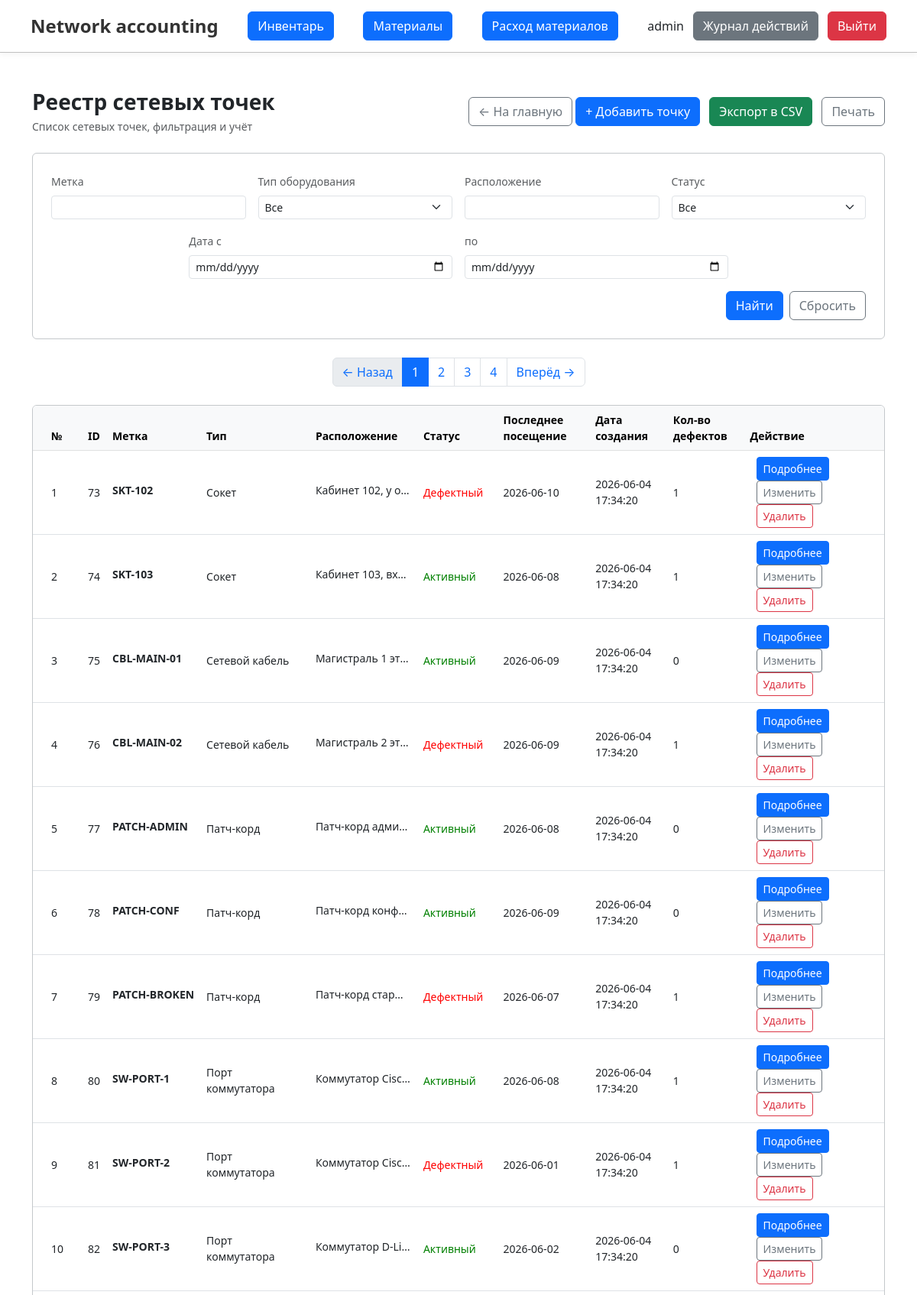
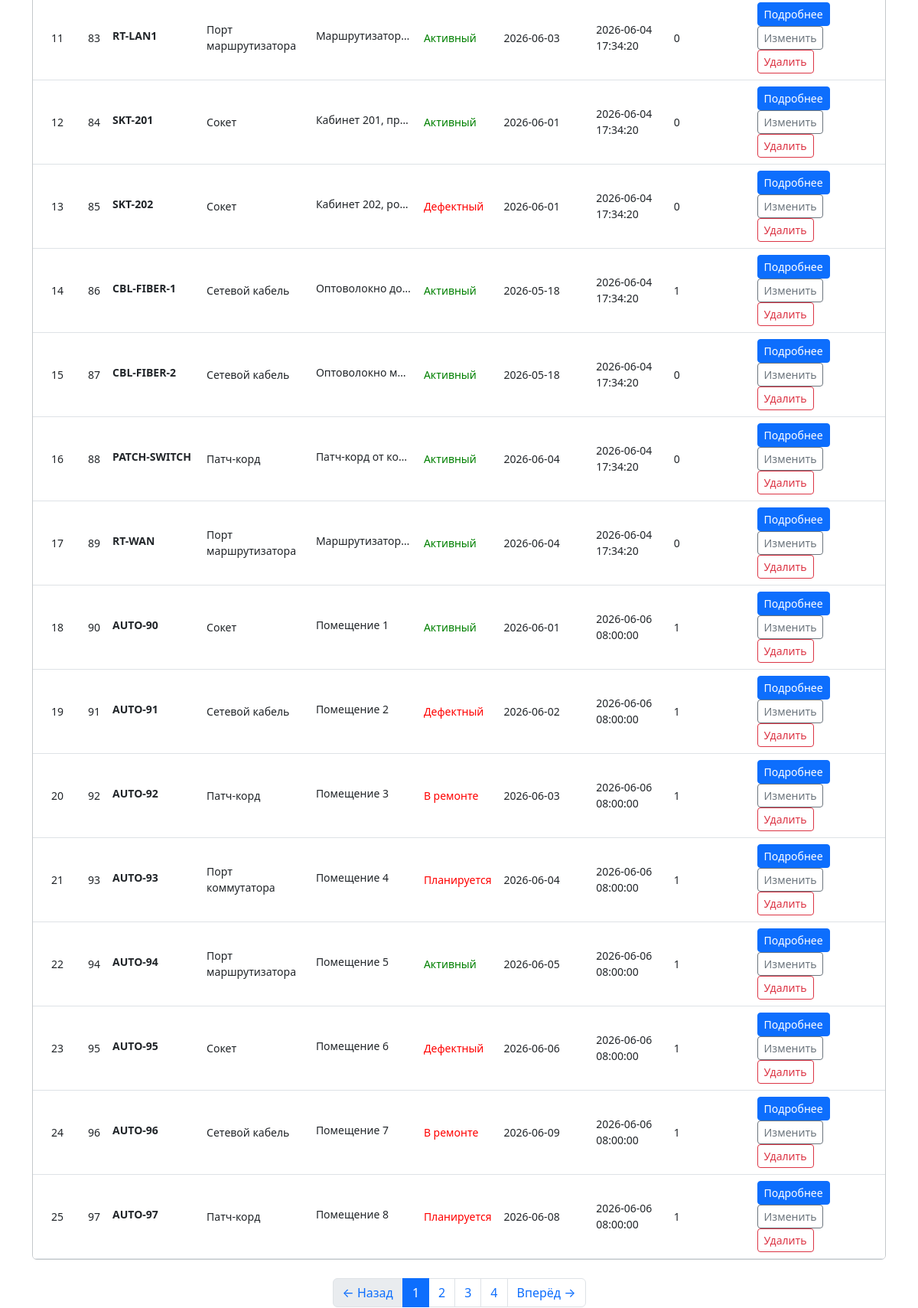
The page /controllers/inventory/inventory_view.php?action=index (signed in, upper part) on the database its author committed (2 pictures, top to bottom).
### tables this page shows
CREATE TABLE `network_points` (
  `id` int(11) NOT NULL AUTO_INCREMENT,
  `label` varchar(255) NOT NULL,
  `type` int(11) NOT NULL,
  `location` varchar(100) DEFAULT NULL,
  `status` int(11) NOT NULL,
  `last_check` date DEFAULT NULL,
  `point_created_at` timestamp NOT NULL DEFAULT current_timestamp(),
  `image_name` varchar(500) DEFAULT NULL,
  PRIMARY KEY (`id`),
  UNIQUE KEY `label` (`label`),
  KEY `fk_network_points_status` (`status`),
  KEY `fk_network_points_type` (`type`),
  CONSTRAINT `fk_network_points_status` FOREIGN KEY (`status`) REFERENCES `network_point_status` (`id`) ON UPDATE CASCADE,
  CONSTRAINT `fk_network_points_type` FOREIGN KEY (`type`) REFERENCES `network_point_type` (`id`) ON UPDATE CASCADE
);

CREATE TABLE `network_point_type` (
  `id` int(11) NOT NULL AUTO_INCREMENT,
  `name` varchar(255) NOT NULL,
  `display_name` varchar(255) NOT NULL,
  PRIMARY KEY (`id`)
);

CREATE TABLE `network_point_status` (
  `id` int(11) NOT NULL AUTO_INCREMENT,
  `name` varchar(255) NOT NULL,
  `display_name` varchar(255) NOT NULL,
  PRIMARY KEY (`id`)
);

### app/includes/functions.php (called while the page is built, shortened)
<?php
function getAllInventoryFiltered($pdo, $filter, $limit, $offset, $params = [])
{
    try {
        $sql = "SELECT
            network_points.id,
            network_points.label,
            network_points.location,
            network_points.last_check,
            network_points.point_created_at,
            network_points.image_name,
            network_point_type.display_name AS type,
            network_point_status.display_name AS status
        FROM network_points
        LEFT JOIN network_point_type ON network_points.type = network_point_type.id
        LEFT JOIN network_point_status ON network_points.status = network_point_status.id
        WHERE 1=1 $filter
        ORDER BY network_points.id
        LIMIT $limit OFFSET $offset";
        $stmt = $pdo->prepare($sql);
        $stmt->execute();
        return $stmt->fetchAll(PDO::FETCH_ASSOC);
    } catch (PDOException $error) {
        error_log("getAllInventoryFiltered Error: " . $error->getMessage());
        return [];
    }
}
?>

### app/view/inventory/inventory.php (the view, shortened to what this page needs)
<?php include '../../app/includes/header.php'; ?>
<div class="container my-5">
    <div class="row mb-4 align-items-center">
        <div class="col-md-6">
            <h1 class="h3 mb-1 fw-bold">Реестр сетевых точек</h1>
            <p class="text-muted small mb-0">Список сетевых точек, фильтрация и учёт</p>
        </div>
        <div class="col-md-6 text-md-end mt-3 mt-md-0">
            <a href="../../" class="btn btn-outline-secondary">
                &larr; На главную
            </a>
            <a href="../../app/view/inventory/insert_network_point.php" class="btn btn-primary">+ Добавить точку</a>
            <a href="../export_to_csv.php?type=network_points" class="btn btn-success ms-2">Экспорт в CSV</a>
            <button type="button" onclick="printDiv('printable-table')" class="btn btn-outline-secondary ms-2">Печать
            </button>
        </div>
    </div>
    <div class="row mb-4">
        <div class="col-12">
            <div class="card border-secondary-subtle bg-white">
                <div class="card-body p-4">
                    <form method="get" class="row g-3" style="justify-content: center">
                        <div class="col-md-3">
                            <label class="form-label small fw-medium text-muted">Метка</label>
                            <input type="text" name="label" class="form-control form-control-sm"
                                   value="<?= htmlspecialchars($_GET['label'] ?? '') ?>">
                        </div>
                        <div class="col-md-3">
                            <label class="form-label small fw-medium text-muted">Тип оборудования</label>
                            <select name="type" class="form-select form-select-sm">
                                <option value="">Все</option>
                            </select>
                        </div>
                        <div class="col-md-3">
                            <label class="form-label small fw-medium text-muted">Расположение</label>
                            <input type="text" name="location" class="form-control form-control-sm"
                                   value="<?= htmlspecialchars($_GET['location'] ?? '') ?>">
                        </div>
                        <div class="col-md-3">
                            <label class="form-label small fw-medium text-muted">Статус</label>
                            <select name="status" class="form-select form-select-sm">
                                <option value="">Все</option>
                            </select>
                        </div>
                        <div class="col-md-4">
                            <label class="form-label small fw-medium text-muted">Дата с</label>
                            <input type="date" name="date_from" class="form-control form-control-sm"
                                   value="<?= htmlspecialchars($_GET['date_from'] ?? ''); ?>">
                        </div>
                        <div class="col-md-4">
                            <label class="form-label small fw-medium text-muted">по</label>
                            <input type="date" name="date_to" class="form-control form-control-sm"
                                   value="<?= htmlspecialchars($_GET['date_to'] ?? ''); ?>">
                        </div>
                        <div class="col-12 d-flex justify-content-end gap-2 mt-3">
                            <button type="submit" class="btn btn-primary">Найти</button>
                            <a href="?action=index" class="btn btn-outline-secondary">Сбросить</a>
                        </div>
                    </form>
                </div>
            </div>
        </div>
    </div>
    <?php if (isset($pages) && $pages > 1): ?>
        <div class="mb-4">
            <nav>
                <ul class="pagination justify-content-center">
                    <li class="page-item <?= ($page <= 1) ? 'disabled' : '' ?>">
                        <?php
                        $prevParams = array_merge($_GET, ['action' => 'index', 'page' => max(1, $page - 1)]);
                        ?>
                        <a class="page-link text-primary" href="?<?= http_build_query($prevParams) ?>">
                            &larr; Назад
                        </a>
                    </li>
                    <?php for ($i = 1; $i <= $pages; $i++): ?>
                        <li class="page-item <?= ($i == $page) ? 'active' : '' ?>">
                            <?php
                            $pageParams = array_merge($_GET, ['action' => 'index', 'page' => $i]);
                            ?>
                            <a class="page-link" href="?<?= http_build_query($pageParams) ?>">
                                <?= $i ?>
                            </a>
                        </li>
                    <?php endfor; ?>
                    <li class="page-item <?= ($page >= $pages) ? 'disabled' : '' ?>">
                        <?php
                        $nextParams = array_merge($_GET, ['action' => 'index', 'page' => min($pages, $page + 1)]);
                        ?>
                        <a class="page-link text-primary" href="?<?= http_build_query($nextParams) ?>">
                            Вперёд &rarr;
                        </a>
                    </li>
                </ul>
            </nav>
        </div>
    <?php endif; ?>
    <div id="printable-table" class="row mb-4">
        <div class="col-12">
            <div class="table-responsive card border-secondary-subtle bg-white">
                <table class="table table-hover align-middle mb-0">
                    <thead class="table-light text-muted small">
                    <tr>
                        <th class="ps-4">№</th>
                        <?php if (($_SESSION['user_info']['role'] ?? 'null') === 'admin'): ?>
                            <th class="ps-4">ID</th>
                        <?php endif; ?>
                        <th>Метка</th>
                        <th>Тип</th>
                        <th>Расположение</th>
                        <th>Статус</th>
                        <th>Последнее посещение</th>
                        <th>Дата создания</th>
                        <th>Кол-во дефектов</th>
                        <th class="pe-4">Действие</th>
                    </tr>
                    </thead>
                    <tbody class="small">
                    <?php if (empty($points)): ?>
                        <tr>
                            <td colspan="9" class="text-center text-muted py-4">Нет данных</td>
                        </tr>
                    <?php else: ?>
                        <?php foreach ($points as $point): ?>
                            <tr>
                                <td class="ps-4"><?= $offset++ + 1 ?></td>
                                <?php if (($_SESSION['user_info']['role'] ?? 'null') == 'admin'): ?>
                                    <td class="ps-4"><?= $point['id'] ?></td>
                                <?php endif; ?>
                                <td><strong class="text-truncate d-inline-block"
                                            style="max-width: 125px"><?= htmlspecialchars($point['label']) ?></strong>
                                </td>
                                <td><?= htmlspecialchars($point['type']) ?></td>
                                <td>
                            <span class="text-truncate d-inline-block"
                                  style="max-width: 125px"><?= htmlspecialchars($point['location']) ?></span>
                                </td>
                                <td>
                                    <span style="color: <?= $point['status'] == 'Активный' ? 'green' : 'red' ?>"><?= htmlspecialchars($point['status']) ?></span>
                                </td>
                                <td>
                                    <?php
                                    if (!empty($point['last_check'])) {
                                        echo htmlspecialchars($point['last_check']);
                                    } else {
                                        echo '-';
                                    }
                                    ?>
                                </td>
                                <td><?php echo htmlspecialchars($point['point_created_at']) ?></td>
                                <td>
                                    <?php
                                    $sql = "SELECT COUNT(*) as defect_count FROM defects WHERE point_id = :point_id";
                                    $stmt = $pdo->prepare($sql);
                                    $stmt->execute(['point_id' => $point['id']]);
                                    echo $stmt->fetchColumn();
                                    ?>
                                </td>
                                <td class="pe-4">
                                    <a href="../defects/defects_view.php?point_id=<?= $point['id'] ?>"
                                       class="btn btn-primary btn-sm ms-2">Подробнее</a>
                                    <?php if (isset($_SESSION['user_info']) && !empty($_SESSION['user_info'])): ?>
                                        <a href="../../app/view/inventory/update_network_point.php?id=<?php echo htmlspecialchars($point['id']); ?>"
                                           class="btn btn-outline-secondary btn-sm ms-2">Изменить</a>
                                        <a href="./delete_network_point.php?id=<?php echo htmlspecialchars($point['id']); ?>"
                                           class="btn btn-outline-danger btn-sm ms-2"
                                           onclick="return confirm('Удалить точку?')">Удалить</a>
                                    <?php endif; ?>
                                </td>
                            </tr>
                        <?php endforeach; ?>
                    <?php endif; ?>
                    </tbody>
                </table>
            </div>
        </div>
    </div>
    <?php if (isset($pages) && $pages > 1): ?>
        <div class="mb-4">
            <nav>
                <ul class="pagination justify-content-center">
                    <li class="page-item <?= ($page <= 1) ? 'disabled' : '' ?>">
                        <?php
                        $prevParams = array_merge($_GET, ['action' => 'index', 'page' => max(1, $page - 1)]);
                        ?>
                        <a class="page-link text-primary" href="?<?= http_build_query($prevParams) ?>">
                            &larr; Назад
                        </a>
                    </li>
                    <?php for ($i = 1; $i <= $pages; $i++): ?>
                        <li class="page-item <?= ($i == $page) ? 'active' : '' ?>">
                            <?php
                            $pageParams = array_merge($_GET, ['action' => 'index', 'page' => $i]);
                            ?>
                            <a class="page-link" href="?<?= http_build_query($pageParams) ?>">
                                <?= $i ?>
                            </a>
                        </li>
                    <?php endfor; ?>
                    <li class="page-item <?= ($page >= $pages) ? 'disabled' : '' ?>">
                        <?php
                        $nextParams = array_merge($_GET, ['action' => 'index', 'page' => min($pages, $page + 1)]);
                        ?>
                        <a class="page-link text-primary" href="?<?= http_build_query($nextParams) ?>">
                            Вперёд &rarr;
                        </a>
                    </li>
                </ul>
            </nav>
        </div>
    <?php endif; ?>
</div>
<?php include '../../app/includes/footer.php'; ?>

### public/assets/css/style.css (style rules this page uses)
html, body { height: 100%; margin: 0; padding: 0; }
body { display: flex; flex-direction: column; min-height: 100vh; }

### rows shown on the page
network_points: offset "1", id "73", label "SKT-102", type.display_name "Сокет", location "Кабинет 102, у о…", status.display_name "Дефектный", last_check "2026-06-10", point_created_at "2026-06-04 17:34:20", fetchColumn "1"
network_points: offset "2", id "74", label "SKT-103", type.display_name "Сокет", location "Кабинет 103, вх…", status.display_name "Активный", last_check "2026-06-08", point_created_at "2026-06-04 17:34:20", fetchColumn "1"
network_points: offset "3", id "75", label "CBL-MAIN-01", type.display_name "Сетевой кабель", location "Магистраль 1 эт…", status.display_name "Активный", last_check "2026-06-09", point_created_at "2026-06-04 17:34:20", fetchColumn "0"
network_points: offset "4", id "76", label "CBL-MAIN-02", type.display_name "Сетевой кабель", location "Магистраль 2 эт…", status.display_name "Дефектный", last_check "2026-06-09", point_created_at "2026-06-04 17:34:20", fetchColumn "1"
network_points: offset "5", id "77", label "PATCH-ADMIN", type.display_name "Патч-корд", location "Патч-корд адми…", status.display_name "Активный", last_check "2026-06-08", point_created_at "2026-06-04 17:34:20", fetchColumn "0"
network_points: offset "6", id "78", label "PATCH-CONF", type.display_name "Патч-корд", location "Патч-корд конф…", status.display_name "Активный", last_check "2026-06-09", point_created_at "2026-06-04 17:34:20", fetchColumn "0"
network_points: offset "7", id "79", label "PATCH-BROKEN", type.display_name "Патч-корд", location "Патч-корд стар…", status.display_name "Дефектный", last_check "2026-06-07", point_created_at "2026-06-04 17:34:20", fetchColumn "1"
network_points: offset "8", id "80", label "SW-PORT-1", type.display_name "Порт коммутатора", location "Коммутатор Cisc…", status.display_name "Активный", last_check "2026-06-08", point_created_at "2026-06-04 17:34:20", fetchColumn "1"
network_points: offset "9", id "81", label "SW-PORT-2", type.display_name "Порт коммутатора", location "Коммутатор Cisc…", status.display_name "Дефектный", last_check "2026-06-01", point_created_at "2026-06-04 17:34:20", fetchColumn "1"
network_points: offset "10", id "82", label "SW-PORT-3", type.display_name "Порт коммутатора", location "Коммутатор D-Li…", status.display_name "Активный", last_check "2026-06-02", point_created_at "2026-06-04 17:34:20", fetchColumn "0"
network_points: offset "11", id "83", label "RT-LAN1", type.display_name "Порт маршрутизатора", location "Маршрутизатор…", status.display_name "Активный", last_check "2026-06-03", point_created_at "2026-06-04 17:34:20", fetchColumn "0"
network_points: offset "12", id "84", label "SKT-201", type.display_name "Сокет", location "Кабинет 201, пр…", status.display_name "Активный", last_check "2026-06-01", point_created_at "2026-06-04 17:34:20", fetchColumn "0"
network_points: offset "13", id "85", label "SKT-202", type.display_name "Сокет", location "Кабинет 202, ро…", status.display_name "Дефектный", last_check "2026-06-01", point_created_at "2026-06-04 17:34:20", fetchColumn "0"
network_points: offset "14", id "86", label "CBL-FIBER-1", type.display_name "Сетевой кабель", location "Оптоволокно до…", status.display_name "Активный", last_check "2026-05-18", point_created_at "2026-06-04 17:34:20", fetchColumn "1"
network_points: offset "15", id "87", label "CBL-FIBER-2", type.display_name "Сетевой кабель", location "Оптоволокно м…", status.display_name "Активный", last_check "2026-05-18", point_created_at "2026-06-04 17:34:20", fetchColumn "0"
network_points: offset "16", id "88", label "PATCH-SWITCH", type.display_name "Патч-корд", location "Патч-корд от ко…", status.display_name "Активный", last_check "2026-06-04", point_created_at "2026-06-04 17:34:20", fetchColumn "0"
network_points: offset "17", id "89", label "RT-WAN", type.display_name "Порт маршрутизатора", location "Маршрутизатор…", status.display_name "Активный", last_check "2026-06-04", point_created_at "2026-06-04 17:34:20", fetchColumn "0"
network_points: offset "18", id "90", label "AUTO-90", type.display_name "Сокет", location "Помещение 1", status.display_name "Активный", last_check "2026-06-01", point_created_at "2026-06-06 08:00:00", fetchColumn "1"
network_points: offset "19", id "91", label "AUTO-91", type.display_name "Сетевой кабель", location "Помещение 2", status.display_name "Дефектный", last_check "2026-06-02", point_created_at "2026-06-06 08:00:00", fetchColumn "1"
network_points: offset "20", id "92", label "AUTO-92", type.display_name "Патч-корд", location "Помещение 3", status.display_name "В ремонте", last_check "2026-06-03", point_created_at "2026-06-06 08:00:00", fetchColumn "1"
network_points: offset "21", id "93", label "AUTO-93", type.display_name "Порт коммутатора", location "Помещение 4", status.display_name "Планируется", last_check "2026-06-04", point_created_at "2026-06-06 08:00:00", fetchColumn "1"
network_points: offset "22", id "94", label "AUTO-94", type.display_name "Порт маршрутизатора", location "Помещение 5", status.display_name "Активный", last_check "2026-06-05", point_created_at "2026-06-06 08:00:00", fetchColumn "1"
network_points: offset "23", id "95", label "AUTO-95", type.display_name "Сокет", location "Помещение 6", status.display_name "Дефектный", last_check "2026-06-06", point_created_at "2026-06-06 08:00:00", fetchColumn "1"
network_points: offset "24", id "96", label "AUTO-96", type.display_name "Сетевой кабель", location "Помещение 7", status.display_name "В ремонте", last_check "2026-06-09", point_created_at "2026-06-06 08:00:00", fetchColumn "1"
network_points: offset "25", id "97", label "AUTO-97", type.display_name "Патч-корд", location "Помещение 8", status.display_name "Планируется", last_check "2026-06-08", point_created_at "2026-06-06 08:00:00", fetchColumn "1"

### other values the page prints
$_SESSION['user_info']['login'] "admin"
